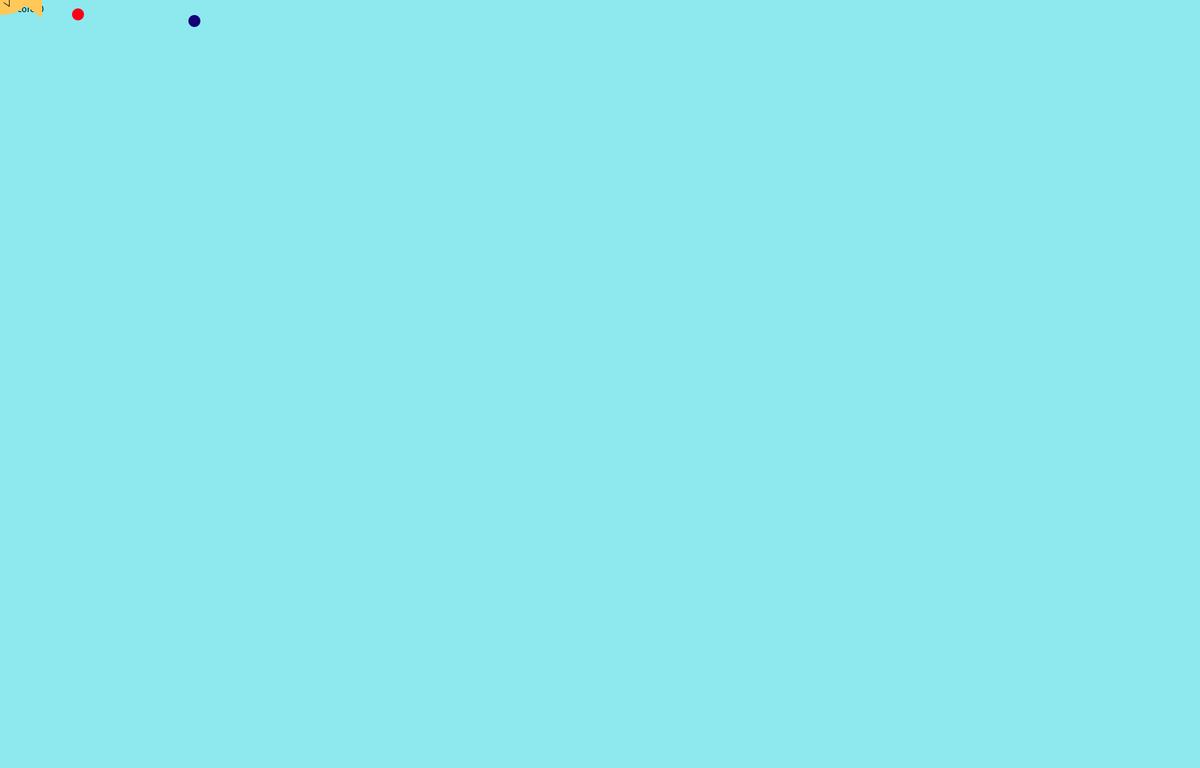
Frame 1 (no input)
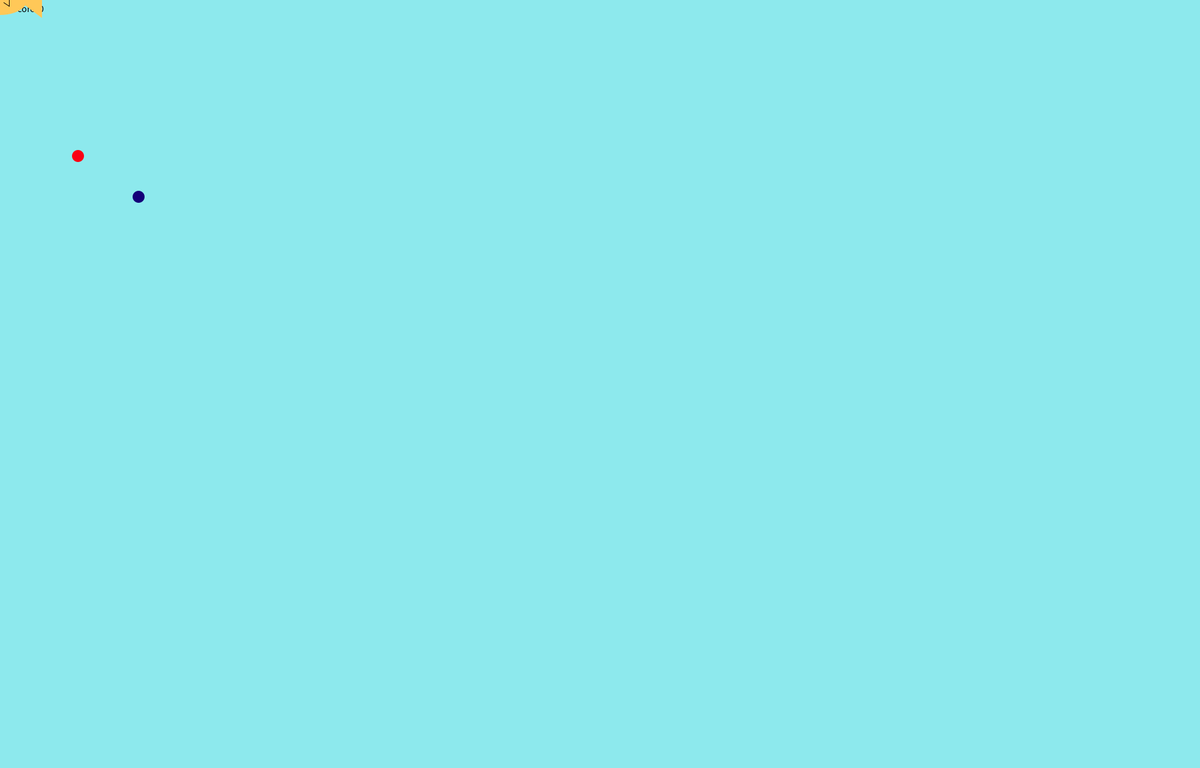
Frame 60 (the mouse pressed at the canvas centre just before this capture)
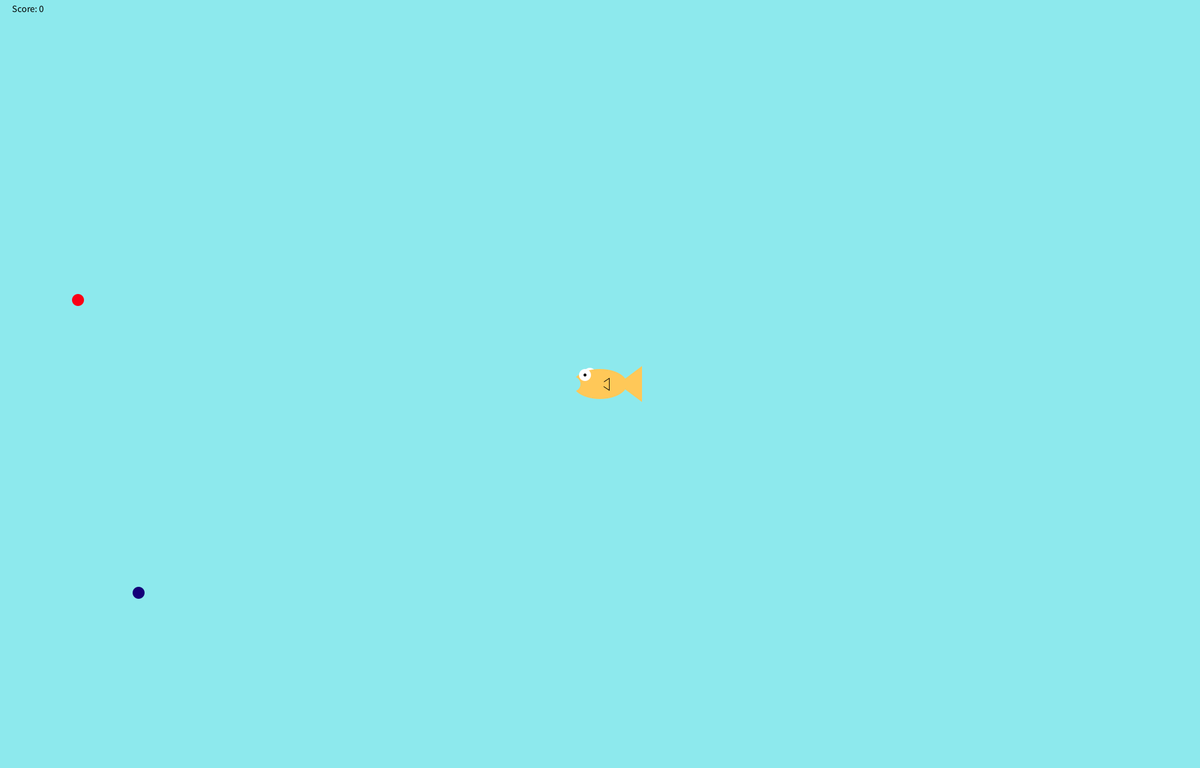
Frame 120 (the mouse held since frame 60 and released just before this capture)

The Processing sketch that drew these frames (run headless with seeded random() and noise(); from frame 60 on, the mouse is pressed at the canvas centre):

// Processing sketch: fish
// ── fish.pde
int foodX = (int) random(1,501);;
int foodY = 20;
int foodX2 = (int) random(1,501);;
int foodY2 = 20;
int grav = (int) random(1,16);
int grav2 = (int) random(1,16);
int score = 0;
int text = 1;
int caughtIt = 0;
void setup() {
size(2000,1280);
}



void draw(){
background(141,233,237);
fill(20, 0, 120);
noStroke();
foodY = foodY + grav;
foodY2 = foodY2 + grav2;
ellipse(foodX,foodY, 20, 20);
fill(250, 0, 20);
ellipse(foodX2,foodY2, 20, 20);

if (foodY == 500){
foodY = 20;
foodX = (int) random(1,501);
grav = (int) random(1,16);
}

fill(0, 0, 0);
textSize(16);
text("Score: " + score, 20, 20);
drawFish();
checkCatch(foodX,foodY);
text = (int) random(1,4);
if(text == 1){
               text("Lucky",1000,690);
               }
               if(text == 2){
               text("Fake news",1000,690);
               }
               if(text == 3){
               text("LIES",1000,690);
               }
               if(text == 4){
               text("Lucky",1000,690);
               }
caughtIt = 0;
}

void checkCatch(int x, int y){
     if(x > mouseX && x < mouseX+70){
          if(y > mouseY-30 && y < mouseY+30){
               score++;
               text = (int) random(1,4);
               
               foodY = 20; //if the food was eaten, make more food fall from the top
               foodX = (int) random(width-20);
               caughtIt = 1;
          }
     }
     else if (foodY > height && score > 0){
          score--;
          text("Wellthen",1000,690);
     }
}
void drawFish(){
     noStroke();
     fill(255,255,255);
     ellipse(mouseX-17,mouseY-17,20,20); //back side eye
     fill(255,200,88);
     ellipse(mouseX,mouseY,90,50); //body
     triangle(mouseX+30,mouseY,mouseX+70,mouseY+30,mouseX+70,mouseY-30); //tail
     stroke(0);
     triangle(mouseX,mouseY,mouseX+15,mouseY+10,mouseX+15,mouseY-10); //side fin
     noStroke();
     fill(255,200,88);
     ellipse(mouseX,mouseY,15,15); //side fin cover
     noStroke();
     fill(255,255,255);
     ellipse(mouseX-25,mouseY-15,20,20); //front eye
     fill(0,0,0);
     ellipse(mouseX-25,mouseY-15,5,5); //pupil
     fill(141,233,237);
     ellipse(mouseX-45,mouseY,25,25); //mouth
}
